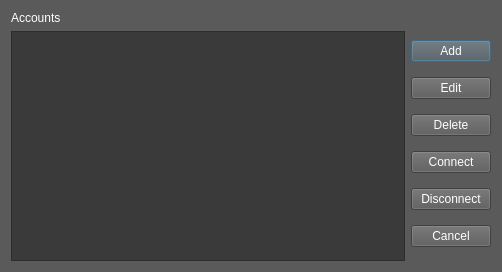
<?xml version="1.0" encoding="UTF-8"?>
<ui version="4.0">
 <class>AccountManagerDialog</class>
 <widget class="QDialog" name="AccountManagerDialog">
  <property name="geometry">
   <rect>
    <x>0</x>
    <y>0</y>
    <width>502</width>
    <height>272</height>
   </rect>
  </property>
  <property name="palette">
   <palette>
    <active>
     <colorrole role="WindowText">
      <brush brushstyle="SolidPattern">
       <color alpha="255">
        <red>255</red>
        <green>255</green>
        <blue>255</blue>
       </color>
      </brush>
     </colorrole>
     <colorrole role="Button">
      <brush brushstyle="SolidPattern">
       <color alpha="255">
        <red>90</red>
        <green>90</green>
        <blue>90</blue>
       </color>
      </brush>
     </colorrole>
     <colorrole role="Text">
      <brush brushstyle="SolidPattern">
       <color alpha="255">
        <red>255</red>
        <green>255</green>
        <blue>255</blue>
       </color>
      </brush>
     </colorrole>
     <colorrole role="ButtonText">
      <brush brushstyle="SolidPattern">
       <color alpha="255">
        <red>255</red>
        <green>255</green>
        <blue>255</blue>
       </color>
      </brush>
     </colorrole>
     <colorrole role="Base">
      <brush brushstyle="SolidPattern">
       <color alpha="255">
        <red>90</red>
        <green>90</green>
        <blue>90</blue>
       </color>
      </brush>
     </colorrole>
     <colorrole role="Window">
      <brush brushstyle="SolidPattern">
       <color alpha="255">
        <red>90</red>
        <green>90</green>
        <blue>90</blue>
       </color>
      </brush>
     </colorrole>
     <colorrole role="PlaceholderText">
      <brush brushstyle="SolidPattern">
       <color alpha="255">
        <red>255</red>
        <green>255</green>
        <blue>255</blue>
       </color>
      </brush>
     </colorrole>
    </active>
    <inactive>
     <colorrole role="WindowText">
      <brush brushstyle="SolidPattern">
       <color alpha="255">
        <red>255</red>
        <green>255</green>
        <blue>255</blue>
       </color>
      </brush>
     </colorrole>
     <colorrole role="Button">
      <brush brushstyle="SolidPattern">
       <color alpha="255">
        <red>90</red>
        <green>90</green>
        <blue>90</blue>
       </color>
      </brush>
     </colorrole>
     <colorrole role="Text">
      <brush brushstyle="SolidPattern">
       <color alpha="255">
        <red>255</red>
        <green>255</green>
        <blue>255</blue>
       </color>
      </brush>
     </colorrole>
     <colorrole role="ButtonText">
      <brush brushstyle="SolidPattern">
       <color alpha="255">
        <red>255</red>
        <green>255</green>
        <blue>255</blue>
       </color>
      </brush>
     </colorrole>
     <colorrole role="Base">
      <brush brushstyle="SolidPattern">
       <color alpha="255">
        <red>90</red>
        <green>90</green>
        <blue>90</blue>
       </color>
      </brush>
     </colorrole>
     <colorrole role="Window">
      <brush brushstyle="SolidPattern">
       <color alpha="255">
        <red>90</red>
        <green>90</green>
        <blue>90</blue>
       </color>
      </brush>
     </colorrole>
     <colorrole role="PlaceholderText">
      <brush brushstyle="SolidPattern">
       <color alpha="255">
        <red>255</red>
        <green>255</green>
        <blue>255</blue>
       </color>
      </brush>
     </colorrole>
    </inactive>
    <disabled>
     <colorrole role="WindowText">
      <brush brushstyle="SolidPattern">
       <color alpha="255">
        <red>255</red>
        <green>255</green>
        <blue>255</blue>
       </color>
      </brush>
     </colorrole>
     <colorrole role="Button">
      <brush brushstyle="SolidPattern">
       <color alpha="255">
        <red>90</red>
        <green>90</green>
        <blue>90</blue>
       </color>
      </brush>
     </colorrole>
     <colorrole role="Text">
      <brush brushstyle="SolidPattern">
       <color alpha="255">
        <red>255</red>
        <green>255</green>
        <blue>255</blue>
       </color>
      </brush>
     </colorrole>
     <colorrole role="ButtonText">
      <brush brushstyle="SolidPattern">
       <color alpha="255">
        <red>255</red>
        <green>255</green>
        <blue>255</blue>
       </color>
      </brush>
     </colorrole>
     <colorrole role="Base">
      <brush brushstyle="SolidPattern">
       <color alpha="255">
        <red>90</red>
        <green>90</green>
        <blue>90</blue>
       </color>
      </brush>
     </colorrole>
     <colorrole role="Window">
      <brush brushstyle="SolidPattern">
       <color alpha="255">
        <red>90</red>
        <green>90</green>
        <blue>90</blue>
       </color>
      </brush>
     </colorrole>
     <colorrole role="PlaceholderText">
      <brush brushstyle="SolidPattern">
       <color alpha="255">
        <red>255</red>
        <green>255</green>
        <blue>255</blue>
       </color>
      </brush>
     </colorrole>
    </disabled>
   </palette>
  </property>
  <property name="windowTitle">
   <string>Dialog</string>
  </property>
  <property name="styleSheet">
   <string notr="true">background-color:rgb(90,90,90);
color:white;</string>
  </property>
  <layout class="QGridLayout" name="gridLayout">
   <item row="2" column="0">
    <widget class="QTableView" name="tableView">
     <property name="styleSheet">
      <string notr="true">background-color:rgb(58, 58, 58);
color:white;</string>
     </property>
    </widget>
   </item>
   <item row="2" column="1">
    <layout class="QVBoxLayout" name="verticalLayout">
     <item>
      <widget class="QPushButton" name="AddButton">
       <property name="styleSheet">
        <string notr="true"/>
       </property>
       <property name="text">
        <string>Add</string>
       </property>
      </widget>
     </item>
     <item>
      <widget class="QPushButton" name="EditButton">
       <property name="styleSheet">
        <string notr="true"/>
       </property>
       <property name="text">
        <string>Edit</string>
       </property>
      </widget>
     </item>
     <item>
      <widget class="QPushButton" name="DeleteButton">
       <property name="styleSheet">
        <string notr="true"/>
       </property>
       <property name="text">
        <string>Delete</string>
       </property>
      </widget>
     </item>
     <item>
      <widget class="QPushButton" name="ConnectButton">
       <property name="styleSheet">
        <string notr="true"/>
       </property>
       <property name="text">
        <string>Connect</string>
       </property>
      </widget>
     </item>
     <item>
      <widget class="QPushButton" name="DisconnectButton">
       <property name="styleSheet">
        <string notr="true"/>
       </property>
       <property name="text">
        <string>Disconnect</string>
       </property>
      </widget>
     </item>
     <item>
      <widget class="QPushButton" name="CancelButton">
       <property name="styleSheet">
        <string notr="true"/>
       </property>
       <property name="text">
        <string>Cancel</string>
       </property>
      </widget>
     </item>
    </layout>
   </item>
   <item row="1" column="0">
    <widget class="QLabel" name="label">
     <property name="text">
      <string>Accounts</string>
     </property>
    </widget>
   </item>
  </layout>
 </widget>
 <resources/>
 <connections>
  <connection>
   <sender>CancelButton</sender>
   <signal>clicked()</signal>
   <receiver>AccountManagerDialog</receiver>
   <slot>close()</slot>
   <hints>
    <hint type="sourcelabel">
     <x>452</x>
     <y>247</y>
    </hint>
    <hint type="destinationlabel">
     <x>250</x>
     <y>135</y>
    </hint>
   </hints>
  </connection>
 </connections>
</ui>
